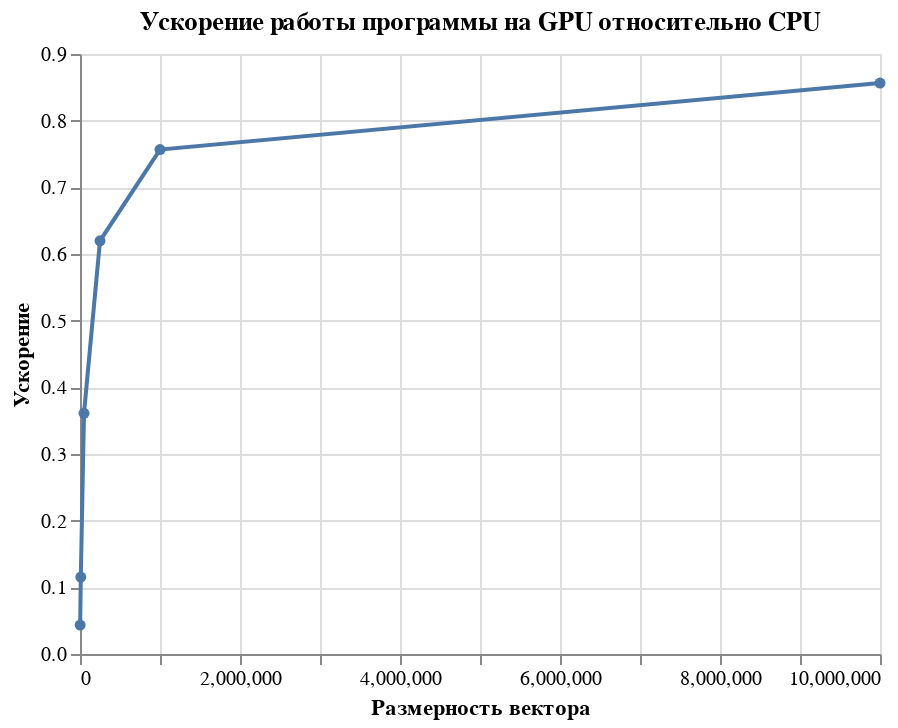

The cell this chart's notebook holds for it:
### Code cell
import altair as alt
import pandas as pd

# Данные
data = {
    'Size': [2_000, 10_000, 50_000, 250_000, 1_000_000, 10_000_000],
    'CPU_Time': [0.01, 0.03, 0.13, 0.75, 2.83, 26.30],
    'GPU_Time': [0.23, 0.26, 0.36, 1.21, 3.74, 30.71]
}

# Создание DataFrame
df = pd.DataFrame(data)

# Расчет ускорения
df['Speedup'] = df['CPU_Time'] / df['GPU_Time']

# Построение графика
chart = alt.Chart(df).mark_line(point=True).encode(
    x=alt.X('Size:Q', title='Размерность вектора'),
    y=alt.Y('Speedup:Q', title='Ускорение'),
    tooltip=['Speedup:Q']
).properties(
    title='Ускорение работы программы на GPU относительно CPU'
)

# Отображение графика
chart

### Figure 1 — Vega-Lite specification as saved in the notebook (floating-point values rounded to 4 significant figures)
{"config": {"view": {"continuousWidth": 400, "continuousHeight": 300}}, "data": {"name": "data-7f60097e1850b5da3efb049e2a6bd5ec"}, "mark": {"type": "line", "point": true}, "encoding": {"tooltip": [{"field": "Speedup", "type": "quantitative"}], "x": {"field": "Size", "title": "Размерность вектора", "type": "quantitative"}, "y": {"field": "Speedup", "title": "Ускорение", "type": "quantitative"}}, "title": "Ускорение работы программы на GPU относительно CPU", "$schema": "https://vega.github.io/schema/vega-lite/v4.17.0.json", "datasets": {"data-7f60097e1850b5da3efb049e2a6bd5ec": [{"Size": 2000, "CPU_Time": 0.01, "GPU_Time": 0.23, "Speedup": 0.04348}, {"Size": 10000, "CPU_Time": 0.03, "GPU_Time": 0.26, "Speedup": 0.1154}, {"Size": 50000, "CPU_Time": 0.13, "GPU_Time": 0.36, "Speedup": 0.3611}, {"Size": 250000, "CPU_Time": 0.75, "GPU_Time": 1.21, "Speedup": 0.6198}, {"Size": 1000000, "CPU_Time": 2.83, "GPU_Time": 3.74, "Speedup": 0.7567}, {"Size": 10000000, "CPU_Time": 26.3, "GPU_Time": 30.71, "Speedup": 0.8564}]}}
